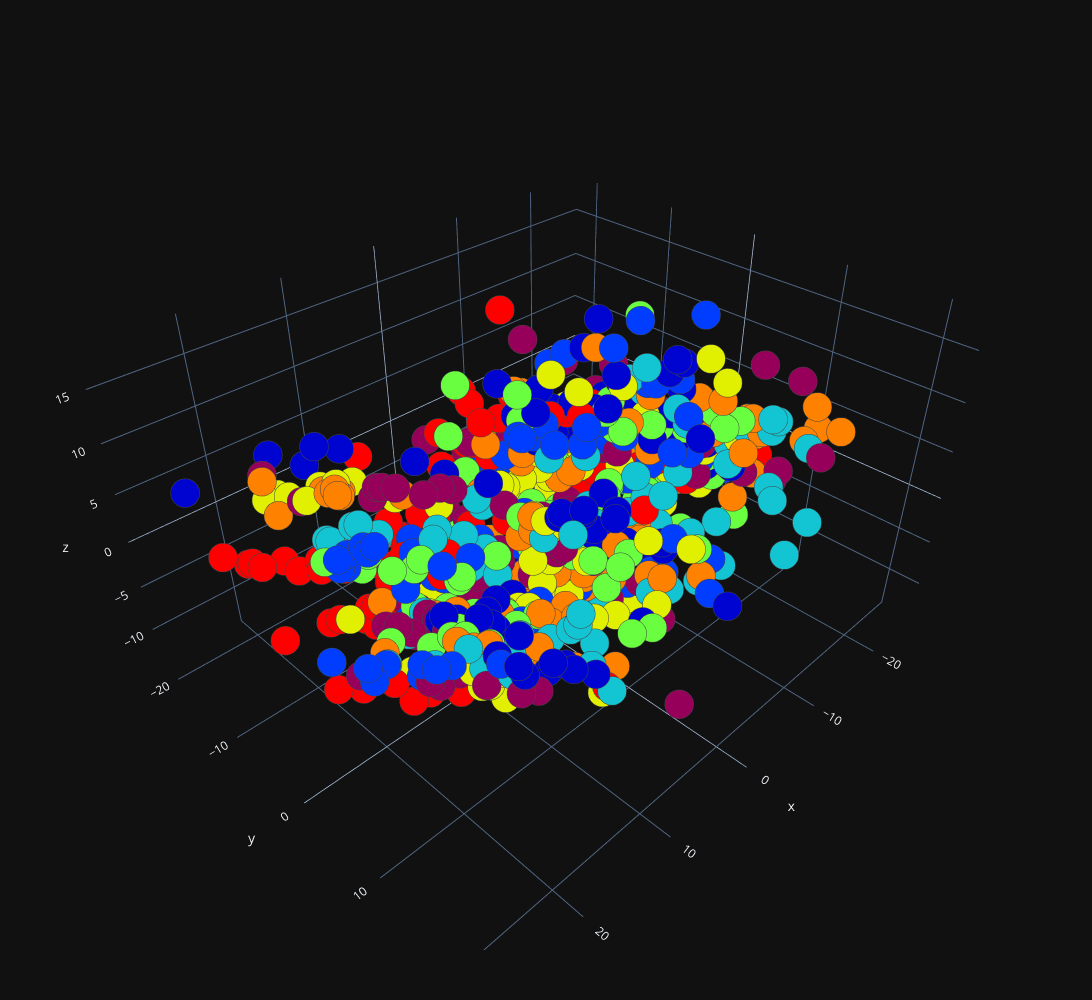

Notebook code for this chart:
### Code cell
plot_3d(principalComponents[:, 0],
        principalComponents[:, 1],
        principalComponents[:, 2],
        path = os.path.join(explanatory_fMRI_dir, 'pca_3d.png'),
        y = categories[subject_id])

### Figure 1 — Plotly figure (JSON) as saved in the notebook; plotly's stock layout.template omitted (floating-point values rounded to 4 significant figures; data arrays with more than 128 entries replaced by an {"elided": "..."} marker saying what was removed)
{"data": [{"marker": {"color": {"elided": "864 int values"}, "colorscale": [[0, "rgb(150,0,90)"], [0.125, "rgb(0,0,200)"], [0.25, "rgb(0,25,255)"], [0.375, "rgb(0,152,255)"], [0.5, "rgb(44,255,150)"], [0.625, "rgb(151,255,0)"], [0.75, "rgb(255,234,0)"], [0.875, "rgb(255,111,0)"], [1, "rgb(255,0,0)"]], "line": {"width": 1}, "opacity": 1, "size": 10}, "mode": "markers", "type": "scatter3d", "x": {"elided": "864 float values"}, "y": {"elided": "864 float values"}, "z": {"elided": "864 float values"}}], "layout": {"height": 1000, "margin": {"b": 50, "l": 50, "r": 50, "t": 50}, "width": 1800}}
